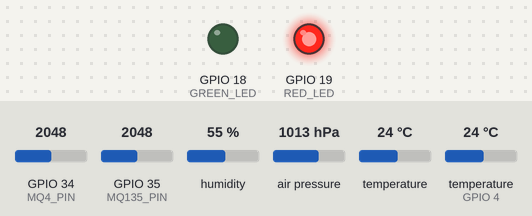
The sketch below on a simulated ESP32. On the bench: output pins drawn as LEDs (lit = HIGH). The test bench sets the inputs (shaded band); at power-on: GPIO 34 (MQ4_PIN) = 2048, GPIO 35 (MQ135_PIN) = 2048, humidity 55 %, air pressure 1013 hPa, temperature 24 °C, temperature (sensor on GPIO 4) 24 °C. WiFi joins after 1.5 s; servers stay silent unless stated; what the sketch prints to the serial monitor is not drawn.

Above: at 0.1 s.
At 11.9 s:
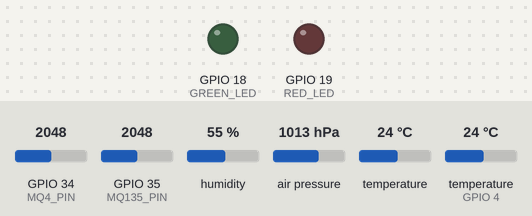
At 12.7 s:
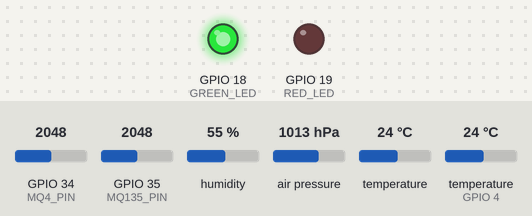
Timing chart, 0 to 14.2 s (numbered marks = the images above):
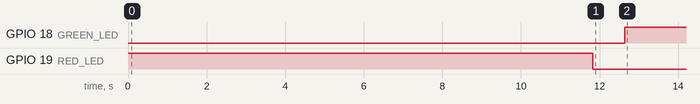

The sketch:

weather_station_project_code.ino.ino
```cpp
#include <WiFi.h>
#include <WiFiClientSecure.h>
#include <UniversalTelegramBot.h>
#include <ArduinoJson.h>
#include <Wire.h>
#include <Adafruit_BMP085.h>
#include <DHT.h>

const char* ssid = "HONOR 200 Pro";
const char* password = "prajithrockerz";

#define BOT_TOKEN "8734190184:AAEvrFARGtIclyxWX3iQe6PC4Q2wqMcZe70"
#define CHAT_ID "8624400926"

WiFiClientSecure client;
UniversalTelegramBot bot(BOT_TOKEN, client);

#define MQ4_PIN 34
#define MQ135_PIN 35
#define RED_LED 19
#define GREEN_LED 18

#define DHTPIN 4
#define DHTTYPE DHT11

DHT dht(DHTPIN, DHTTYPE);
Adafruit_BMP085 bmp;
int mq4Base = 0;
int mq135Base = 0;

float tempDHT, humidity, pressure, altitude, tempBMP;
int mq4Avg, mq135Avg;
float prevTemp = 0.0, prevPressure = 0.0;
int prevMq4 = 0, prevMq135 = 0;
const float LIMIT_TEMP = 35.0;
const float LIMIT_PRESSURE = 1025.0;
const int LIMIT_GAS = 80;
const float DELTA_TEMP = 3.0;
const float DELTA_PRESSURE = 4.0;
const int DELTA_GAS = 150;
volatile bool alertGas = false;
volatile bool alertTemp = false;
volatile bool alertPressure = false;
volatile bool spikeGas = false;
volatile bool spikeTemp = false;
volatile bool spikePressure = false;
volatile bool isReady = false;
unsigned long lastAlertTime = 0;
const unsigned long ALERT_COOLDOWN = 300000;
String getGasStatus(int current, int base) {
  int difference = current - base;
  if (difference < 40) return "Normal 🟢";
  if (difference < LIMIT_GAS) return "Elevated 🟡";
  return "DANGER 🔴";
}
String getPressureStatus(float press) {
  if (press < 970.0) return "Low (Stormy) ⛈️";
  if (press > 1010.0) return "High (Clear) ☀️";
  return "Normal (Fair) 🌤️";
}
void sensorTask(void * parameter) {
  for (;;) {
    int mq4Sum = 0;
    int mq135Sum = 0;

    for (int i = 0; i < 10; i++) {
      mq4Sum += analogRead(MQ4_PIN);
      mq135Sum += analogRead(MQ135_PIN);
      vTaskDelay(50 / portTICK_PERIOD_MS);
    }

    mq4Avg = mq4Sum / 10;
    mq135Avg = mq135Sum / 10;
    humidity = dht.readHumidity();
    tempDHT = dht.readTemperature();
    pressure = bmp.readPressure() / 100.0;
    altitude = bmp.readAltitude();
    tempBMP = bmp.readTemperature();
    alertGas = ((mq4Avg - mq4Base > LIMIT_GAS) || (mq135Avg - mq135Base > LIMIT_GAS));
    alertTemp = (tempDHT > LIMIT_TEMP);
    alertPressure = (pressure > LIMIT_PRESSURE);

    if (abs(tempDHT - prevTemp) >= DELTA_TEMP) spikeTemp = true;
    if (abs(pressure - prevPressure) >= DELTA_PRESSURE) spikePressure = true;
    if (abs(mq4Avg - prevMq4) >= DELTA_GAS || abs(mq135Avg - prevMq135) >= DELTA_GAS) spikeGas = true;
    prevTemp = tempDHT;
    prevPressure = pressure;
    prevMq4 = mq4Avg;
    prevMq135 = mq135Avg;

    if (alertGas || alertTemp || alertPressure || spikeGas || spikeTemp || spikePressure) {
      digitalWrite(RED_LED, HIGH);
      digitalWrite(GREEN_LED, LOW);
    } else {
      digitalWrite(RED_LED, LOW);
      digitalWrite(GREEN_LED, HIGH);
    }
    Serial.println("Sensor task running");
    vTaskDelay(2000 / portTICK_PERIOD_MS);
  }
}

void telegramTask(void * parameter) {
  for (;;) {
    if (isReady && (alertGas || alertTemp || alertPressure) && (millis() - lastAlertTime > ALERT_COOLDOWN || lastAlertTime == 0)) {
      String alertMsg = "🚨 WARNING: LIMIT EXCEEDED 🚨\n\n";
      if (alertGas) alertMsg += "- High Gas/AQI Detected!\n";
      if (alertTemp) alertMsg += "- High Temp: " + String(tempDHT) + " °C\n";
      if (alertPressure) alertMsg += "- High Pressure: " + String(pressure) + " hPa\n";
      bot.sendMessage(CHAT_ID, alertMsg, "");
      lastAlertTime = millis();
    }
    if (isReady && (spikeGas || spikeTemp || spikePressure)) {
      String spikeMsg = "⚡ URGENT: SUDDEN SPIKE DETECTED ⚡\n\n";
      if (spikeGas) spikeMsg += "- Rapid increase in Gas/AQI!\n";
      if (spikeTemp) spikeMsg += "- Temperature jumped rapidly!\n";
      if (spikePressure) spikeMsg += "- Sudden change in air pressure!\n";
      spikeMsg += "\nSend /data for current readings.";
      bot.sendMessage(CHAT_ID, spikeMsg, "");
      spikeGas = false;
      spikeTemp = false;
      spikePressure = false;
    }
    int numNewMessages = bot.getUpdates(bot.last_message_received + 1);
    while (numNewMessages) {
      for (int i = 0; i < numNewMessages; i++) {
        String text = bot.messages[i].text;
        if (text == "/data") {
          if(!isReady){
            bot.sendMessage(CHAT_ID, "⏳ The sensors are still warming up and calibrating. Please wait a moment!", "");
          }else{
            String msg = "🌤️ Weather & Air Quality Station\n\n";
            msg += "💨 MQ4 (Methane): " + getGasStatus(mq4Avg, mq4Base) + " (" + String(mq4Avg) + ")\n";
            msg += "🌫️ MQ135 (Air Quality): " + getGasStatus(mq135Avg, mq135Base) + " (" + String(mq135Avg) + ")\n";
            msg += "🌡️ Temp: " + String(tempDHT) + " °C\n";
            msg += "💧 Humidity: " + String(humidity) + " %\n";
            msg += "⏱️ Pressure: " + getPressureStatus(pressure) + " (" + String(pressure) + " hPa)\n";
            msg += "⛰️ Altitude: " + String(altitude) + " m\n";
            bot.sendMessage(CHAT_ID, msg, "");
          }
        }
        else if (text == "/restart") {
          bot.sendMessage(CHAT_ID, "🔄 Restarting ESP32... Be back in a few seconds!", "");
          bot.getUpdates(bot.last_message_received + 1);
          vTaskDelay(1000 / portTICK_PERIOD_MS);
          ESP.restart();
        }
      }
      numNewMessages = bot.getUpdates(bot.last_message_received + 1);
    }
    vTaskDelay(1000 / portTICK_PERIOD_MS);
  }
}

void setup() {
  Serial.begin(115200);
  pinMode(RED_LED, OUTPUT);
  pinMode(GREEN_LED, OUTPUT);
  digitalWrite(RED_LED, HIGH);
  digitalWrite(GREEN_LED, LOW);
  dht.begin();
  bmp.begin();
  WiFi.begin(ssid, password);
  Serial.print("Connecting WiFi");
  while (WiFi.status() != WL_CONNECTED) {
    delay(500);
    Serial.print(".");
  }
  Serial.println("\nWiFi connected");
  client.setInsecure();
  bot.sendMessage(CHAT_ID, "⚙️ ESP32 Started!\nCalibrating gas sensors. This will take 10 seconds. Please wait...", "");

  long mq4Sum = 0;
  long mq135Sum = 0;
  for (int i = 0; i < 10; i++) {
    mq4Sum += analogRead(MQ4_PIN);
    mq135Sum += analogRead(MQ135_PIN);
    delay(1000);
  }
  mq4Base = mq4Sum / 10;
  mq135Base = mq135Sum / 10;
  prevTemp = dht.readTemperature();
  prevPressure = bmp.readPressure() / 100.0;
  prevMq4 = mq4Base;
  prevMq135 = mq135Base;
  isReady = true;
  digitalWrite(RED_LED, LOW);
  bot.sendMessage(CHAT_ID, "✅ Calibration complete!\nBaseline set.\nSend /data to get readings.", "");
  xTaskCreatePinnedToCore(telegramTask, "TelegramTask", 8000, NULL, 1, NULL, 0);
  xTaskCreatePinnedToCore(sensorTask, "SensorTask", 4000, NULL, 1, NULL, 1);
}

void loop() {
}
```

Measured:
- by itself, GPIO 18 (GREEN_LED): LOW → HIGH at 12.6 s
